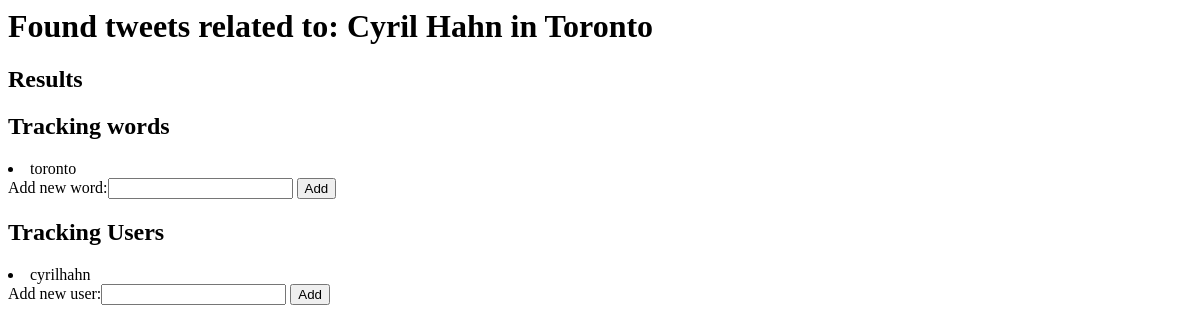
The page /tracktopics/30/ on the database as committed earlier.
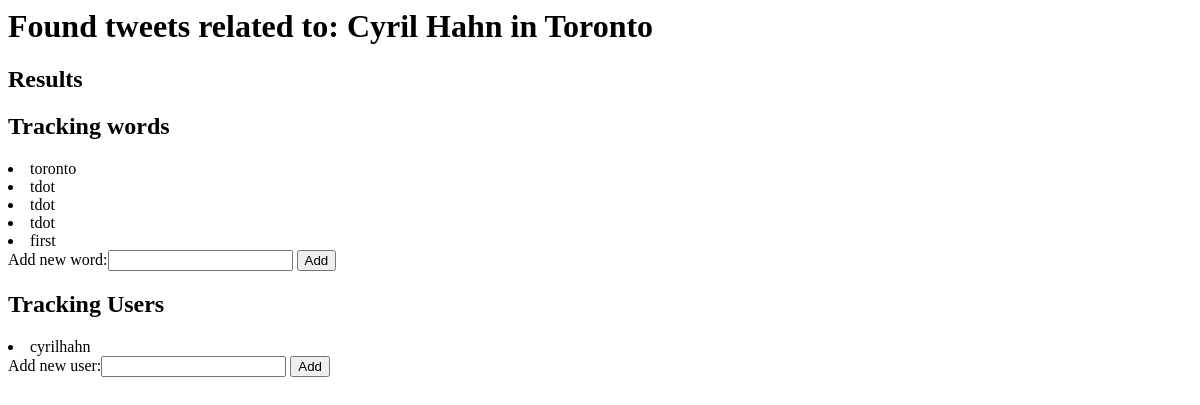
The same page on the database as committed later.
### tracktopics/models.py (models this page shows, shortened)
class TrackingTopic(models.Model):
    topic_text = models.CharField(max_length=200)

class WordToTrack(models.Model):
    topic = models.ForeignKey(TrackingTopic, on_delete=models.CASCADE)
    word_text = models.CharField(max_length=200)

class UserToTrack(models.Model):
    topic = models.ForeignKey(TrackingTopic, on_delete=models.CASCADE)
    user_text = models.CharField(max_length=200)

### tracktopics/views.py (the view, shortened to what this page needs)
# urls.py: url(r'(?P<trackingtopic_id>[0-9]+)', views.results),
def results(request, trackingtopic_id):
    user_form = AddUserForm()
    word_form = AddWordForm()
    response = "You're looking at the tweets for the topic %s."
    topic = get_object_or_404(TrackingTopic, pk=trackingtopic_id)
    matchingtweets = CheckTweetsForWords.find_tweets(topic)
    return render(request, 'tracktopics/results.html', {'topic': topic, 'matchingtweets': matchingtweets, 'adduserform': user_form, 'addwordform': word_form })

### tracktopics/forms.py
class AddUserForm(forms.Form):
    user = forms.CharField(label='Add new user', max_length=100)

class AddWordForm(forms.Form):
    word = forms.CharField(label='Add new word', max_length=100)

### tracktopics/templates/tracktopics/results.html (shortened to what this page needs)
<h1>Found tweets related to: {{ topic.topic_text }}</h1>
<h2>Results</h2>
<h2> Tracking words </h2>
<u3>
{% for word in topic.wordtotrack_set.all %}
    <li>{{ word.word_text }}</li>
{% endfor %}
</u3>
<form action="" method="post">
    {{ addwordform }}
    <input type="submit" value="Add" />
</form>
<h2> Tracking Users </h2>
<u3>
{% for user in topic.usertotrack_set.all %}
    <li>{{ user.user_text }}</li>
{% endfor %}
</u3>
<form action="" method="post">
    {{ adduserform }}
    <input type="submit" value="Add" />
</form>

Rows that differ between the two databases and show on the page:
added WordToTrack: word_text "tdot"
added WordToTrack: word_text "tdot"
added WordToTrack: word_text "tdot"
added WordToTrack: word_text "first"
